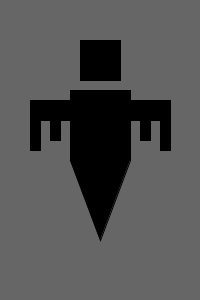
Frame 1 (no input)
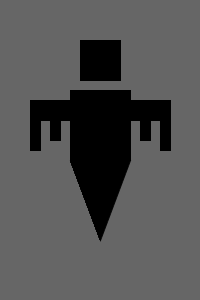
Frame 60 (the mouse pressed at the canvas centre just before this capture)
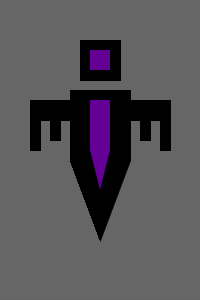
Frame 120 (the mouse held since frame 60 and released just before this capture)

The Processing sketch that drew these frames (run headless with seeded random() and noise(); from frame 60 on, the mouse is pressed at the canvas centre):

// Processing sketch: processing_50856
// ── processing_50856.pde


void setup() {
  
  size(200,300);
  background(102);
  smooth();
  stroke(0);
  
}

void draw() {
  
  rectMode(CORNERS);
  
  fill(0);
  rect(80,40,120,80);
  rect(70,90,130,160);
  rect(50,100,70,120);
  rect(130,100,150,120);
  rect(140,120,150,140);
  rect(50,120,60,140);
  rect(150,100,170,110);
  rect(30,100,50,110);
  rect(160,110,170,150);
  rect(30,110,40,150);
  rect(150,110,160,120);
  rect(40,110,50,120);
  triangle(70,160,100,240,130,160);
  smooth();
  fill(mouseX,0,mouseY);
  ellipseMode(CENTER);
  triangle(90,150,100,190,110,150);
  noStroke();
  rect(90,50,110,70);
  rect(90,100,110,150);
  
  
  
  
}
